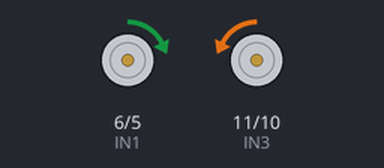
Bench run of a sketch on a simulated Arduino Uno, built with avr-gcc and run on an emulated ATmega328P. Shown: motor-driver pin pairs drawn as motors (green arrow = first pin HIGH = forward, orange = second pin HIGH = backward, longer = more drive).

Above: at 0.15 s.
At 9.4 s:
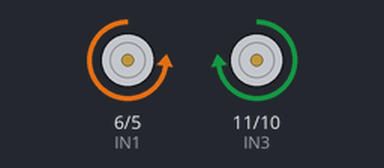
At 18.95 s:
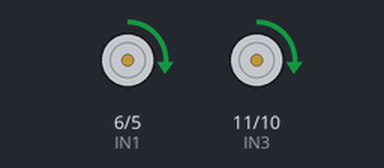
At 38.37 s:
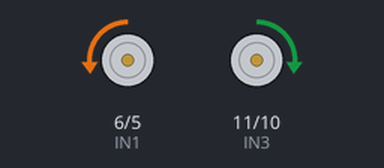
Timing chart, 0 to 40.0 s (numbered marks = the images above):
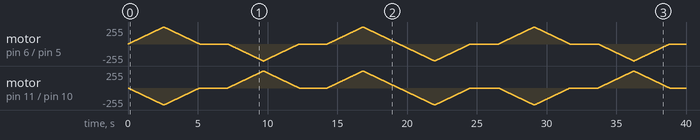

The sketch:

Proof_of_concept_H-brug.ino
```cpp
                              // Motor Rechts
const int IN1 = 6;
const int IN2 = 5;
                              // Motor Links
const int IN3 = 11;
const int IN4 = 10;

bool StatusKnop;

void setup() {
  Serial.begin(9600);
  pinMode(IN1, OUTPUT);
  pinMode(IN2, OUTPUT);
  pinMode(IN3, OUTPUT);
  pinMode(IN4, OUTPUT);
}


void loop() {
    // Wagentje voorwaarts
    for (int i = 0; i <= 255; i++)
    {
      analogWrite(IN1, i);
      analogWrite(IN2, 0);
      analogWrite(IN3, 0);
      analogWrite(IN4, i);
      delay(10);
    }
    for (int i = 255; i >= 0; i--)
    {
      analogWrite(IN1, i);
      analogWrite(IN2, 0);
      analogWrite(IN3, 0);
      analogWrite(IN4, i);
      delay(10);
    }
    delay(2000);


    // Wagentje achterwaarts
    for (int i = 0; i <= 255; i++)
    {
      analogWrite(IN1, 0);
      analogWrite(IN2, i);
      analogWrite(IN3, i);
      analogWrite(IN4, 0);
      delay(10);
    }
    for (int i = 255; i >= 0; i--)
    {
      analogWrite(IN1, 0);
      analogWrite(IN2, i);
      analogWrite(IN3, i);
      analogWrite(IN4, 0);
      delay(10);
    }
    delay(2000);


    // Wagentje rechts draaien
    for (int i = 0; i <= 255; i++)
    {
      analogWrite(IN1, i);
      analogWrite(IN2, 0);
      analogWrite(IN3, i);
      analogWrite(IN4, 0);
      delay(10);
    }
    for (int i = 255; i >= 0; i--)
    {
      analogWrite(IN1, i);
      analogWrite(IN2, 0);
      analogWrite(IN3, i);
      analogWrite(IN4, 0);
      delay(10);
    }


    // Wagentje links draaien
    for (int i = 0; i <= 255; i++)
    {
      analogWrite(IN1, 0);
      analogWrite(IN2, i);
      analogWrite(IN3, 0);
      analogWrite(IN4, i);
      delay(10);
    }
    for (int i = 255; i >= 0; i--)
    {
      analogWrite(IN1, 0);
      analogWrite(IN2, i);
      analogWrite(IN3, 0);
      analogWrite(IN4, i);
      delay(10);
    }
    delay(2000);
}
```
